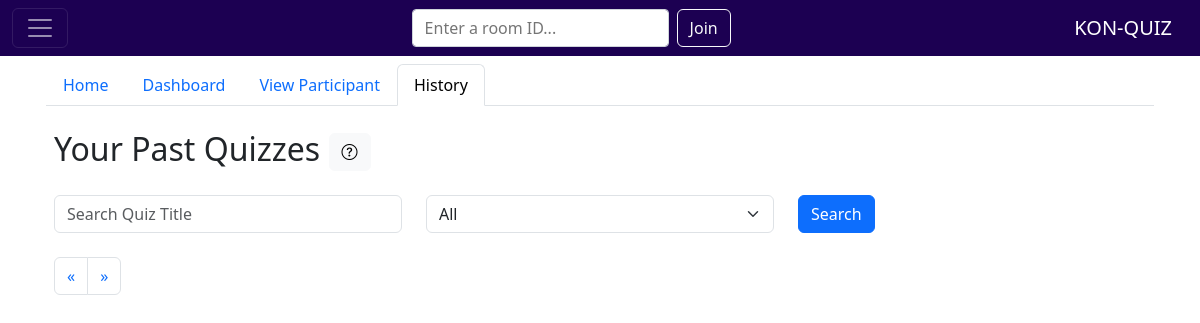
The app's page /user/view_history.php (signed in), older data.
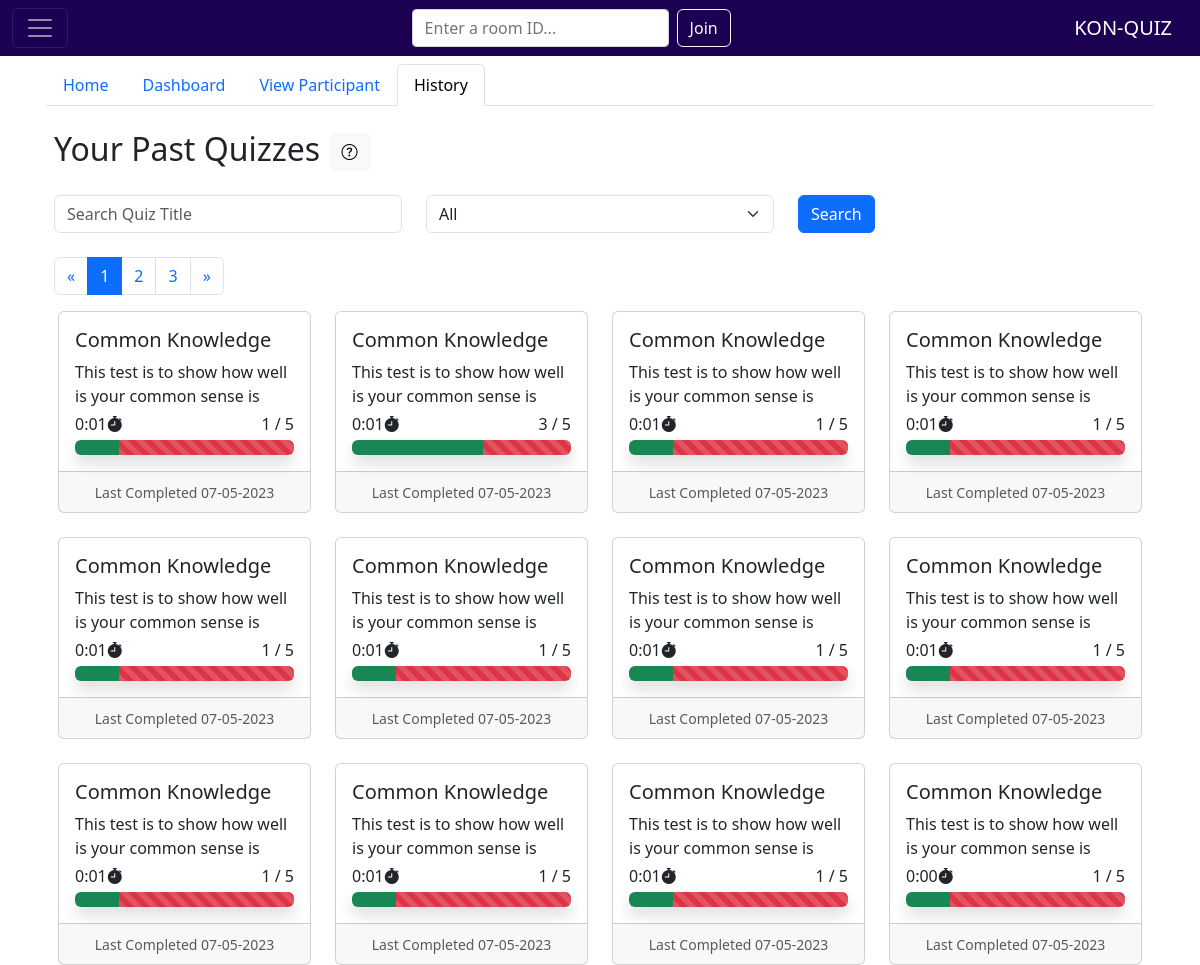
The same page, newer data.
### tables this page shows
CREATE TABLE IF NOT EXISTS `session` (
  `User_ID` int NOT NULL,
  `qz_ID` int NOT NULL,
  `Total_question` int NOT NULL,
  `Correct_question` int NOT NULL,
  `Time_used` varchar(50) NOT NULL,
  `Session_ID` int NOT NULL AUTO_INCREMENT,
  `Date` varchar(50) NOT NULL,
  PRIMARY KEY (`Session_ID`)
);

CREATE TABLE IF NOT EXISTS `quiz` (
  `qz_ID` int NOT NULL AUTO_INCREMENT,
  `Title` varchar(150) NOT NULL,
  `Description` text NOT NULL,
  `User_ID` int NOT NULL,
  `Room_ID` varchar(6) DEFAULT NULL,
  PRIMARY KEY (`qz_ID`)
);

### user/view_history.php (the view, shortened to what this page needs)
<?php
    include("../session.php");
    include("../conn.php");
    $id = $_SESSION['id'];
    $query = "SELECT * FROM session INNER JOIN quiz ON session.qz_ID = quiz.qz_ID where session.User_ID = $id";
    $title = 'History';
    $records_per_page = 12;
    $page = isset($_GET['page']) ? (int)$_GET['page'] : 1;
    $offset = ($page - 1) * $records_per_page;
    $total_records = mysqli_num_rows(mysqli_query($con, "SELECT * FROM session INNER JOIN quiz ON session.qz_ID = quiz.qz_ID where session.User_ID = $id"));
    $total_pages = ceil($total_records / $records_per_page);
    $search = null;
    $sort = null;
    if(isset($_GET['sortBy']) && !empty($_GET['sortBy'])) {
        $sort = $_GET['sortBy'];
        if($sort == 'Oldest'){
            $query .= " ORDER BY session.Session_ID ASC";
        }else{
            $query .= " ORDER BY session.Session_ID DESC";
        }
    }else{
        $query .= " ORDER BY session.Session_ID DESC";
    }
    $query .= " LIMIT $records_per_page OFFSET $offset";
    $result = mysqli_query($con, $query);
?>
<head>
</head>
<div class="container px-3">
    <?php include('../template/nav_tabs.php') ?>
        <h2 class="px-2 my-4">Your Past Quizzes
            <button type="button" class="btn btn-light" data-bs-toggle="tooltip" data-bs-placement="right" data-bs-title="You can find all the quizzes that you done previously">
                <i class="bi bi-question-circle"></i>
            </button>
        </h2>
        <form class="row px-2 my-4" action="view_history.php">
            <div class="col">
                <input class="form-control" id="search-input" type="search" name="search" placeholder="Search Quiz Title" aria-label="Search"  value="<?php echo $search ?>">
            </div>
            <div class="col">
                <select id="select-input" name="sortBy" class="form-select" onchange="sortItem(this)">
                    <option value="All" <?php if ($sort === "All") echo "selected"; ?>>All</option>
                </select>
            </div>
            <div class="col">
                <button class="btn btn-primary">Search</button>
            </div>
        </form>
        <nav aria-label="Page navigation example">
            <ul class="pagination px-2">
                <li class="page-item">
                    <a class="page-link" href="<?php if ($page > 1){ ?>?page=<?php echo $page - 1;} ?>" aria-label="Previous">
                        <span aria-hidden="true">&laquo;</span>
                    </a>
                </li>
                <?php for ($i = 1; $i <= $total_pages; $i++): ?>
                <li class="page-item <?php echo $page === $i ? 'active' : ''; ?>">
                    <a class="page-link" href="?page=<?php echo $i; ?>"><?php echo $i; ?></a>
                </li>
                <?php endfor; ?>
                <li class="page-item">
                    <a class="page-link" href="<?php if ($page < $total_pages){ ?>?page=<?php echo $page + 1;} ?>" aria-label="Next">
                        <span aria-hidden="true">&raquo;</span>
                    </a>
                </li>
            </ul>
        </nav>
        <div class="container">
            <div class="row row-cols-1 row-cols-md-4 g-4">
                <?php
                    while($row=mysqli_fetch_array($result)) {
                ?>
                        <div class="col">
                            <div class="card quiz-card h-100">
                                <div class="card-body">
                                    <h5 class="card-title"><?php echo $row['Title'] ?></h5>
                                    <div class="card-text h-100">
                                        <?php echo $row['Description'] ?>
                                        <div class="d-flex my-1">
                                            <label><?php echo $row['Time_used']?></label>
                                            <i class="bi bi-stopwatch-fill col"></i>
                                            <label><?php echo $row['Correct_question'] ?> / <?php echo $row['Total_question'] ?></label>
                                        </div>
                                        <div class="progress shadow" style="height: 15px" role="progressbar" aria-label="Basic example" aria-valuenow="0" aria-valuemin="0" aria-valuemax="100">
                                            <div class="progress-bar bg-success" style="width:<?php echo ($row['Correct_question'] / $row['Total_question']) * 100?>%" id="cor-bar"></div>
                                            <div class="progress-bar progress-bar-striped bg-danger" style="width:<?php echo (($row['Total_question'] - $row['Correct_question']) / $row['Total_question']) * 100?>%" id="wrg-bar"></div>
                                        </div>
                                    </div>
                                </div>
                                <div class="card-footer text-center">
                                    <small class="text-body-secondary">Last Completed <?php echo $row['Date']?></small>
                                </div>
                            </div>
                        </div>
                <?php
                    }
                ?>
            </div>
        </div>
</div>

### session.php (shortened to what this page needs)
<?php
   if(isset($_SESSION['id'])){
        include("template/navigation_member.php");
    }else{
        include("template/navigation_guest.php");
    }
?>

### template/navigation_member.php (shortened to what this page needs)
<nav class="navbar fixed-top" data-bs-theme="dark">
    <div class="container-fluid">
        <button class="navbar-toggler" type="button" data-bs-toggle="offcanvas" data-bs-target="#offcanvasNavbar" aria-controls="offcanvasNavbar" aria-label="Toggle navigation">
            <span class="navbar-toggler-icon"></span>
        </button>
        <form class="d-flex m-0" role="search" action="/FWDD-KON-QUIZ/quiz/quiz.php" method="GET">
            <input class="me-2" type="text" placeholder="Enter a room ID..." aria-label="Search" id="search-bar" name="room_id">
            <button class="btn btn-outline-light" type="submit" id="search-btn">Join</button>
        </form>
        <a class="navbar-brand" href="/FWDD-KON-QUIZ/homepage.php">
            KON-QUIZ
        </a>
    </div>
</nav>

### template/nav_tabs.php (shortened to what this page needs)
<ul class="nav nav-tabs">
    <li class="nav-item">
        <a class="nav-link" href="/FWDD-KON-QUIZ/homepage.php">Home</a>
    </li>
    <li class="nav-item">
        <a class="nav-link <?php if ($title === 'Dashboard') echo 'active'; ?>" aria-current="page" href="/FWDD-KON-QUIZ/user/dashboard.php">Dashboard</a>
    </li>
    <li class="nav-item">
        <a class="nav-link <?php if ($title === 'View Participant') echo 'active'; ?>" aria-current="page" href="/FWDD-KON-QUIZ/user/view_participant.php">View Participant</a>
    </li>
    <li class="nav-item">
        <a class="nav-link <?php if ($title === 'History') echo 'active'; ?>" aria-current="page" href="/FWDD-KON-QUIZ/user/view_history.php">History</a>
    </li>
</ul>

### template/navigation_member.php (style rules this page uses)
body { padding-top: 8vh; }
.navbar { background-color: #1c0052 !important; }
#search-bar { display: block; width: 100%; padding: .375rem .75rem; font-size: 1rem; font-weight: 400; line-height: 1.5; color: #212529; background-color: #fff; background-clip: padding-box; border: 1px solid #ced4da; border-radius: .25rem; transition: border-color .15s ease-in-out,box-shadow .15s ease-in-out; }

Row changes from the older to the newer data that the page shows:
added session: qz_ID.Title "Common Knowledge", qz_ID.Description "This test is to show how well is your common sense is", Time_used "0:01", Correct_question "1", Total_question "5", Date "07-05-2023"
added session: qz_ID.Title "Common Knowledge", qz_ID.Description "This test is to show how well is your common sense is", Time_used "0:01", Correct_question "3", Total_question "5", Date "07-05-2023"
added session: qz_ID.Title "Common Knowledge", qz_ID.Description "This test is to show how well is your common sense is", Time_used "0:01", Correct_question "1", Total_question "5", Date "07-05-2023"
added session: qz_ID.Title "Common Knowledge", qz_ID.Description "This test is to show how well is your common sense is", Time_used "0:01", Correct_question "1", Total_question "5", Date "07-05-2023"
added session: qz_ID.Title "Common Knowledge", qz_ID.Description "This test is to show how well is your common sense is", Time_used "0:01", Correct_question "1", Total_question "5", Date "07-05-2023"
added session: qz_ID.Title "Common Knowledge", qz_ID.Description "This test is to show how well is your common sense is", Time_used "0:01", Correct_question "1", Total_question "5", Date "07-05-2023"
added session: qz_ID.Title "Common Knowledge", qz_ID.Description "This test is to show how well is your common sense is", Time_used "0:01", Correct_question "1", Total_question "5", Date "07-05-2023"
added session: qz_ID.Title "Common Knowledge", qz_ID.Description "This test is to show how well is your common sense is", Time_used "0:01", Correct_question "1", Total_question "5", Date "07-05-2023"
added session: qz_ID.Title "Common Knowledge", qz_ID.Description "This test is to show how well is your common sense is", Time_used "0:01", Correct_question "1", Total_question "5", Date "07-05-2023"
added session: qz_ID.Title "Common Knowledge", qz_ID.Description "This test is to show how well is your common sense is", Time_used "0:01", Correct_question "1", Total_question "5", Date "07-05-2023"
added session: qz_ID.Title "Common Knowledge", qz_ID.Description "This test is to show how well is your common sense is", Time_used "0:01", Correct_question "1", Total_question "5", Date "07-05-2023"
added session: qz_ID.Title "Common Knowledge", qz_ID.Description "This test is to show how well is your common sense is", Time_used "0:00", Correct_question "1", Total_question "5", Date "07-05-2023"
Text that changed along with them:
new list line: "1"
new list line: "2"
new list line: "3"
